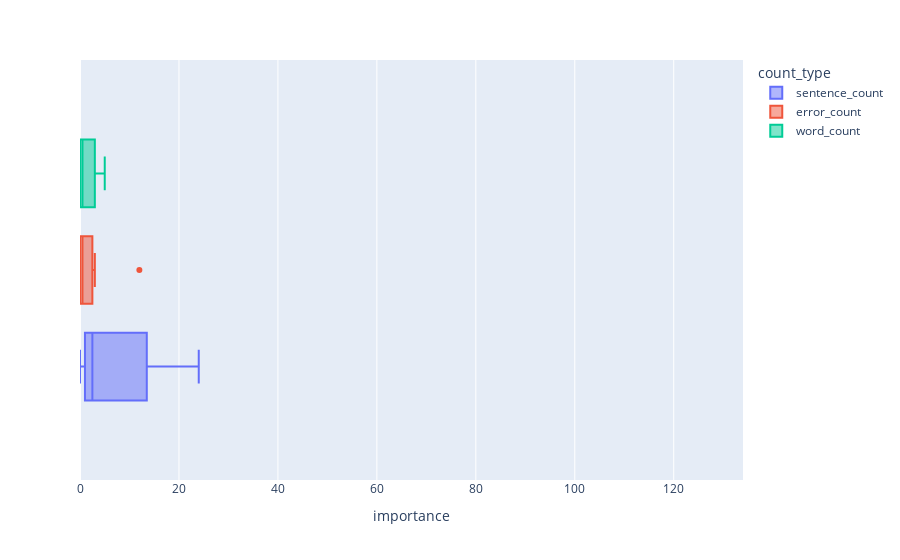

Write notebook code for a chart like this one.
### Code cell
px.box(
    df[df.operation_type == "greater_than"],
    x="importance",
    color="count_type",
    range_x=(df.importance.min(), df.importance.max()),
)

### Figure 1 — Plotly figure (JSON) as saved in the notebook; plotly's stock layout.template omitted (floating-point values rounded to 4 significant figures)
{"data": [{"alignmentgroup": "True", "hovertemplate": "count_type=sentence_count<br>importance=%{x}<extra></extra>", "legendgroup": "sentence_count", "marker": {"color": "#636efa"}, "name": "sentence_count", "notched": false, "offsetgroup": "sentence_count", "orientation": "h", "showlegend": true, "type": "box", "x": [24, 3, 2, 0], "x0": " ", "xaxis": "x", "y0": " ", "yaxis": "y"}, {"alignmentgroup": "True", "hovertemplate": "count_type=error_count<br>importance=%{x}<extra></extra>", "legendgroup": "error_count", "marker": {"color": "#EF553B"}, "name": "error_count", "notched": false, "offsetgroup": "error_count", "orientation": "h", "showlegend": true, "type": "box", "x": [12, 3, 2, 1, 0, 0, 0, 0], "x0": " ", "xaxis": "x", "y0": " ", "yaxis": "y"}, {"alignmentgroup": "True", "hovertemplate": "count_type=word_count<br>importance=%{x}<extra></extra>", "legendgroup": "word_count", "marker": {"color": "#00cc96"}, "name": "word_count", "notched": false, "offsetgroup": "word_count", "orientation": "h", "showlegend": true, "type": "box", "x": [5, 1, 0, 0], "x0": " ", "xaxis": "x", "y0": " ", "yaxis": "y"}], "layout": {"boxmode": "group", "legend": {"title": {"text": "count_type"}, "tracegroupgap": 0}, "margin": {"t": 60}, "xaxis": {"anchor": "y", "domain": [0, 1], "range": [0, 134], "title": {"text": "importance"}}, "yaxis": {"anchor": "x", "domain": [0, 1]}}}
